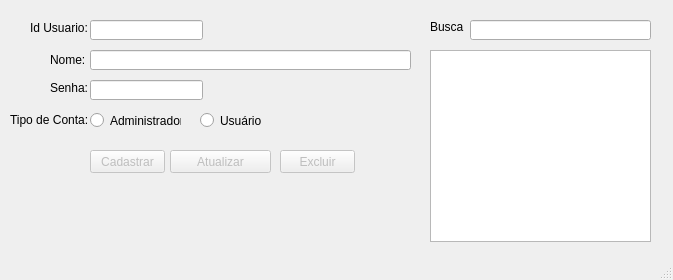
<?xml version="1.0" encoding="UTF-8"?>
<ui version="4.0">
 <class>MainWindow</class>
 <widget class="QMainWindow" name="MainWindow">
  <property name="geometry">
   <rect>
    <x>0</x>
    <y>0</y>
    <width>673</width>
    <height>280</height>
   </rect>
  </property>
  <property name="windowTitle">
   <string>Cadastro de Usuário</string>
  </property>
  <widget class="QWidget" name="centralwidget">
   <widget class="QLabel" name="label">
    <property name="geometry">
     <rect>
      <x>30</x>
      <y>20</y>
      <width>61</width>
      <height>16</height>
     </rect>
    </property>
    <property name="text">
     <string>Id Usuario:</string>
    </property>
   </widget>
   <widget class="QLabel" name="label_2">
    <property name="geometry">
     <rect>
      <x>50</x>
      <y>50</y>
      <width>41</width>
      <height>20</height>
     </rect>
    </property>
    <property name="text">
     <string>Nome:</string>
    </property>
   </widget>
   <widget class="QLabel" name="label_3">
    <property name="geometry">
     <rect>
      <x>50</x>
      <y>80</y>
      <width>41</width>
      <height>16</height>
     </rect>
    </property>
    <property name="text">
     <string>Senha:</string>
    </property>
   </widget>
   <widget class="QLabel" name="label_4">
    <property name="geometry">
     <rect>
      <x>10</x>
      <y>110</y>
      <width>81</width>
      <height>20</height>
     </rect>
    </property>
    <property name="text">
     <string>Tipo de Conta:</string>
    </property>
   </widget>
   <widget class="QLineEdit" name="leIdUsuario">
    <property name="geometry">
     <rect>
      <x>90</x>
      <y>20</y>
      <width>113</width>
      <height>20</height>
     </rect>
    </property>
   </widget>
   <widget class="QLineEdit" name="leNome">
    <property name="geometry">
     <rect>
      <x>90</x>
      <y>50</y>
      <width>321</width>
      <height>20</height>
     </rect>
    </property>
   </widget>
   <widget class="QLineEdit" name="leSenha">
    <property name="geometry">
     <rect>
      <x>90</x>
      <y>80</y>
      <width>113</width>
      <height>20</height>
     </rect>
    </property>
   </widget>
   <widget class="QPushButton" name="pbCadastrar">
    <property name="enabled">
     <bool>false</bool>
    </property>
    <property name="geometry">
     <rect>
      <x>90</x>
      <y>150</y>
      <width>75</width>
      <height>23</height>
     </rect>
    </property>
    <property name="text">
     <string>Cadastrar</string>
    </property>
   </widget>
   <widget class="QPushButton" name="pbAtualizar">
    <property name="enabled">
     <bool>false</bool>
    </property>
    <property name="geometry">
     <rect>
      <x>170</x>
      <y>150</y>
      <width>101</width>
      <height>23</height>
     </rect>
    </property>
    <property name="text">
     <string>Atualizar</string>
    </property>
   </widget>
   <widget class="QPushButton" name="pbExcluir">
    <property name="enabled">
     <bool>false</bool>
    </property>
    <property name="geometry">
     <rect>
      <x>280</x>
      <y>150</y>
      <width>75</width>
      <height>23</height>
     </rect>
    </property>
    <property name="text">
     <string>Excluir</string>
    </property>
   </widget>
   <widget class="QLabel" name="label_6">
    <property name="geometry">
     <rect>
      <x>430</x>
      <y>20</y>
      <width>47</width>
      <height>14</height>
     </rect>
    </property>
    <property name="text">
     <string>Busca</string>
    </property>
   </widget>
   <widget class="QLineEdit" name="leBusca">
    <property name="geometry">
     <rect>
      <x>470</x>
      <y>20</y>
      <width>181</width>
      <height>20</height>
     </rect>
    </property>
   </widget>
   <widget class="QListView" name="lvUsuarioList">
    <property name="geometry">
     <rect>
      <x>430</x>
      <y>50</y>
      <width>221</width>
      <height>192</height>
     </rect>
    </property>
   </widget>
   <widget class="QRadioButton" name="checkAdm">
    <property name="geometry">
     <rect>
      <x>90</x>
      <y>110</y>
      <width>91</width>
      <height>21</height>
     </rect>
    </property>
    <property name="text">
     <string>Administrador</string>
    </property>
   </widget>
   <widget class="QRadioButton" name="checkUser">
    <property name="geometry">
     <rect>
      <x>200</x>
      <y>110</y>
      <width>91</width>
      <height>21</height>
     </rect>
    </property>
    <property name="text">
     <string>Usuário</string>
    </property>
   </widget>
  </widget>
  <widget class="QMenuBar" name="menubar">
   <property name="geometry">
    <rect>
     <x>0</x>
     <y>0</y>
     <width>673</width>
     <height>21</height>
    </rect>
   </property>
  </widget>
  <widget class="QStatusBar" name="statusbar"/>
 </widget>
 <resources/>
 <connections/>
</ui>
